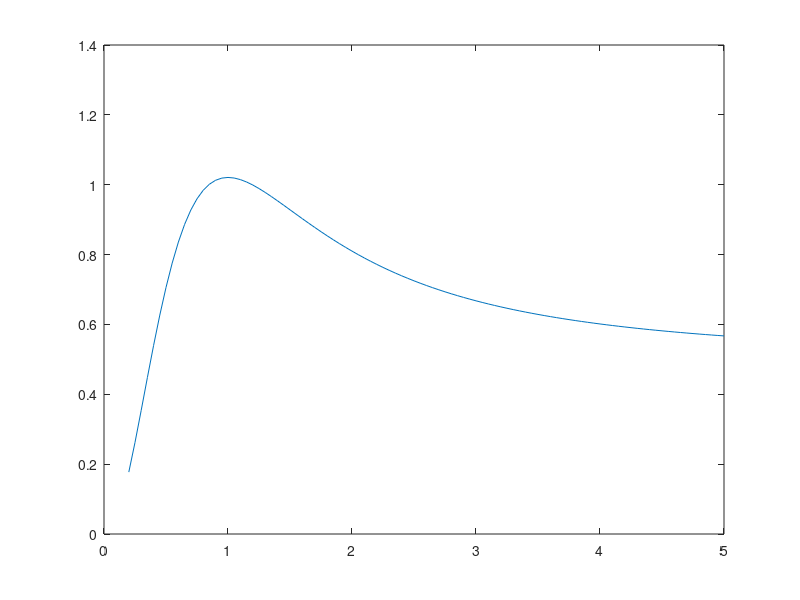

MATLAB code to generate this figure:
M1 = 0.5;
ga = 1.4;

ga1 = ga-1;

C  = (1+1/(ga*M1^2))^2/(M1^2/ga1+0.5);

coef = [1/ga^2,2/ga,(1-C/2),-C/ga1];
roots(coef);

M = (0.2:0.05:5)';

f = (0.5*M.^2+1/ga1)./(M+1./(ga*M)).^2;
plot(M,f);
